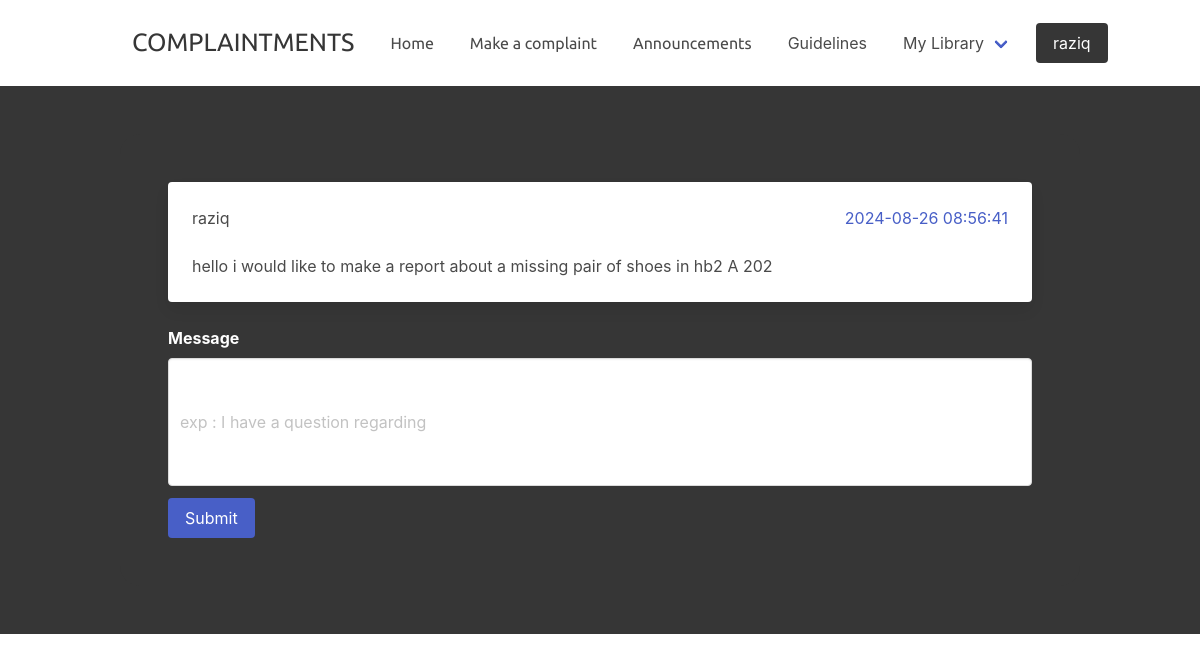
The page /chat (signed in) on the database its author committed.
### application/models.py (models this page shows, shortened)
class User(db.Model , UserMixin ):
        id = db.Column(db.Integer , primary_key = True)
        username = db.Column(db.String(20) , unique = True , nullable = False)
        email = db.Column(db.String(120) , unique = True , nullable = False)
        hostel_block = db.Column(db.String(100) , nullable=False)
        hostel_parts = db.Column(db.String(100) , nullable=False)
        hostel_room = db.Column(db.String(100) , nullable=False)
        password = db.Column(db.String(120) , nullable = False)
        createdAt = db.Column(db.DateTime(timezone=True) , server_default=func.now())
        facilities = db.relationship('Facilities' , backref = 'author' , lazy = True)
        integrity = db.relationship('Integrity' , backref = 'author' , lazy = True)
        shoutouts = db.relationship('Shoutouts' , backref = 'author' , lazy = True)
        chats = db.relationship('Chat', backref = 'author' ,lazy = True  )

class Chat(db.Model , UserMixin):
      id = db.Column(db.Integer , primary_key = True)
      message = db.Column(db.String() ,default = 'None' , nullable = True )
      createdAt = db.Column(db.DateTime(timezone=True) , server_default=func.now())
      user_id = db.Column(db.Integer , db.ForeignKey('user.id') , nullable = True)

### application/routes.py (the view)
@app.route('/chat' , methods = ['POST' , 'GET'])
def chat():
   form = ChatForm()
   messages = Chat.query.all()
   if form.validate_on_submit():
      chats = Chat(message = form.message.data , author = current_user)
      db.session.add(chats)
      db.session.commit()
      return redirect(url_for('chat'))
   return render_template('chat.html' , form = form , messages = messages)

### application/form.py
class ChatForm(FlaskForm):
    message = StringField('Message' , validators=[DataRequired()])
    submit = SubmitField('Submit')

### application/models.py (called while the page is built)
@login_manager.user_loader
def load_user(user_id):
      return User.query.get(int(user_id))

### application/templates/chat.html (shortened to what this page needs)
<!DOCTYPE html>
<html lang="en">
<head>
    <link rel="stylesheet" href="https://cdn.jsdelivr.net/npm/bulma@0.9.3/css/bulma.min.css">
    <link rel="stylesheet" href="https://unpkg.com/intro.js/introjs.css">
</head>
<body class="has-background-black" >
    <nav class="navbar has-background-white" role="navigation" aria-label="main navigation">
      {% block content %}
        <div class="container">
          <div class="navbar-brand">
              <h1 style="font-family: Ubuntu ; font-size: 25px;" ; id="Logo" class="p-5 has-text-dark">COMPLAINTMENTS</h1>
          </div>
          <div id="navbarBasicExample" class="navbar-menu">
            <div class="navbar-start">
              <a class="navbar-item" style="font-family: Ubuntu;" href="{{url_for('home')}}">
                Home
              </a>
              <a class="navbar-item p-5" style="font-family: Ubuntu;">
                  Make a complaint
                </a>
              <a class="navbar-item" style="font-family: Ubuntu;" href="{{url_for('announcements')}}">
                Announcements
              </a>
              <a class="navbar-item p-5">
                  Guidelines
                </a>
              <div class="navbar-item has-dropdown is-hoverable">
                <a class="navbar-link">
                  My Library
                </a>
              </div>
            </div>
            <div class="navbar-end">
              <div class="navbar-item">
                {% if current_user.is_authenticated %}
                   <div class="buttons" id="profile">
                    <a class="button is-dark modal-button"  id="currentUser">{{ current_user.username }}</a>
                   </div>
                {% endif %}
              </div>
            </div>
          </div>
        </nav>
        <div class="has-background-dark">
        <div class="hero-body">
          <div class="container p-6 has-background-dark" style="background-color: white; border-radius: 20px;">
            <form action="" method="post">
              <div class="container">
                {% for message in messages %}
                <div class="card container mb-5">
                  <div class="card-content">
                   <div class="container">
                    <h1 class="mb-5">{{ message.author.username }} <a class="is-pulled-right">{{ message.createdAt }}</a> </h1>
                    <h1>{{ message.message }}</h1>
                   </div>
                  </div>
                </div>
                {% endfor %}
                  <div class="field is-one-fifth" >
                     {{form.message.label(class="label has-text-white")}}
                    {% if form.message.errors %}
                        {{form.message(class="form-control form-control-lg is-invalid")}}
                        <div>
                            {% for error in form.message.errors %}
                            <span>{{ error }}</span>
                            {% endfor %}
                        </div>
                    {% else %}
                        {{form.message(class="textarea input" , placeholder='exp : I have a question regarding')}}
                    {% endif %}
                  </div>
                            <div>
                  <div class="field is-grouped" >
                    <div class="control">
                         {{ form.submit(class = "button is-link") }}
                    </div>
        </div>
        </div>
      </div>
      {% endblock content %}
</body>
</html>

### rows shown on the page
User: username "raziq"
Chat: author.username "raziq", createdAt "2024-08-26 08:56:41", message "hello i would like to make a report about a missing pair of shoes in hb2 A 202"
